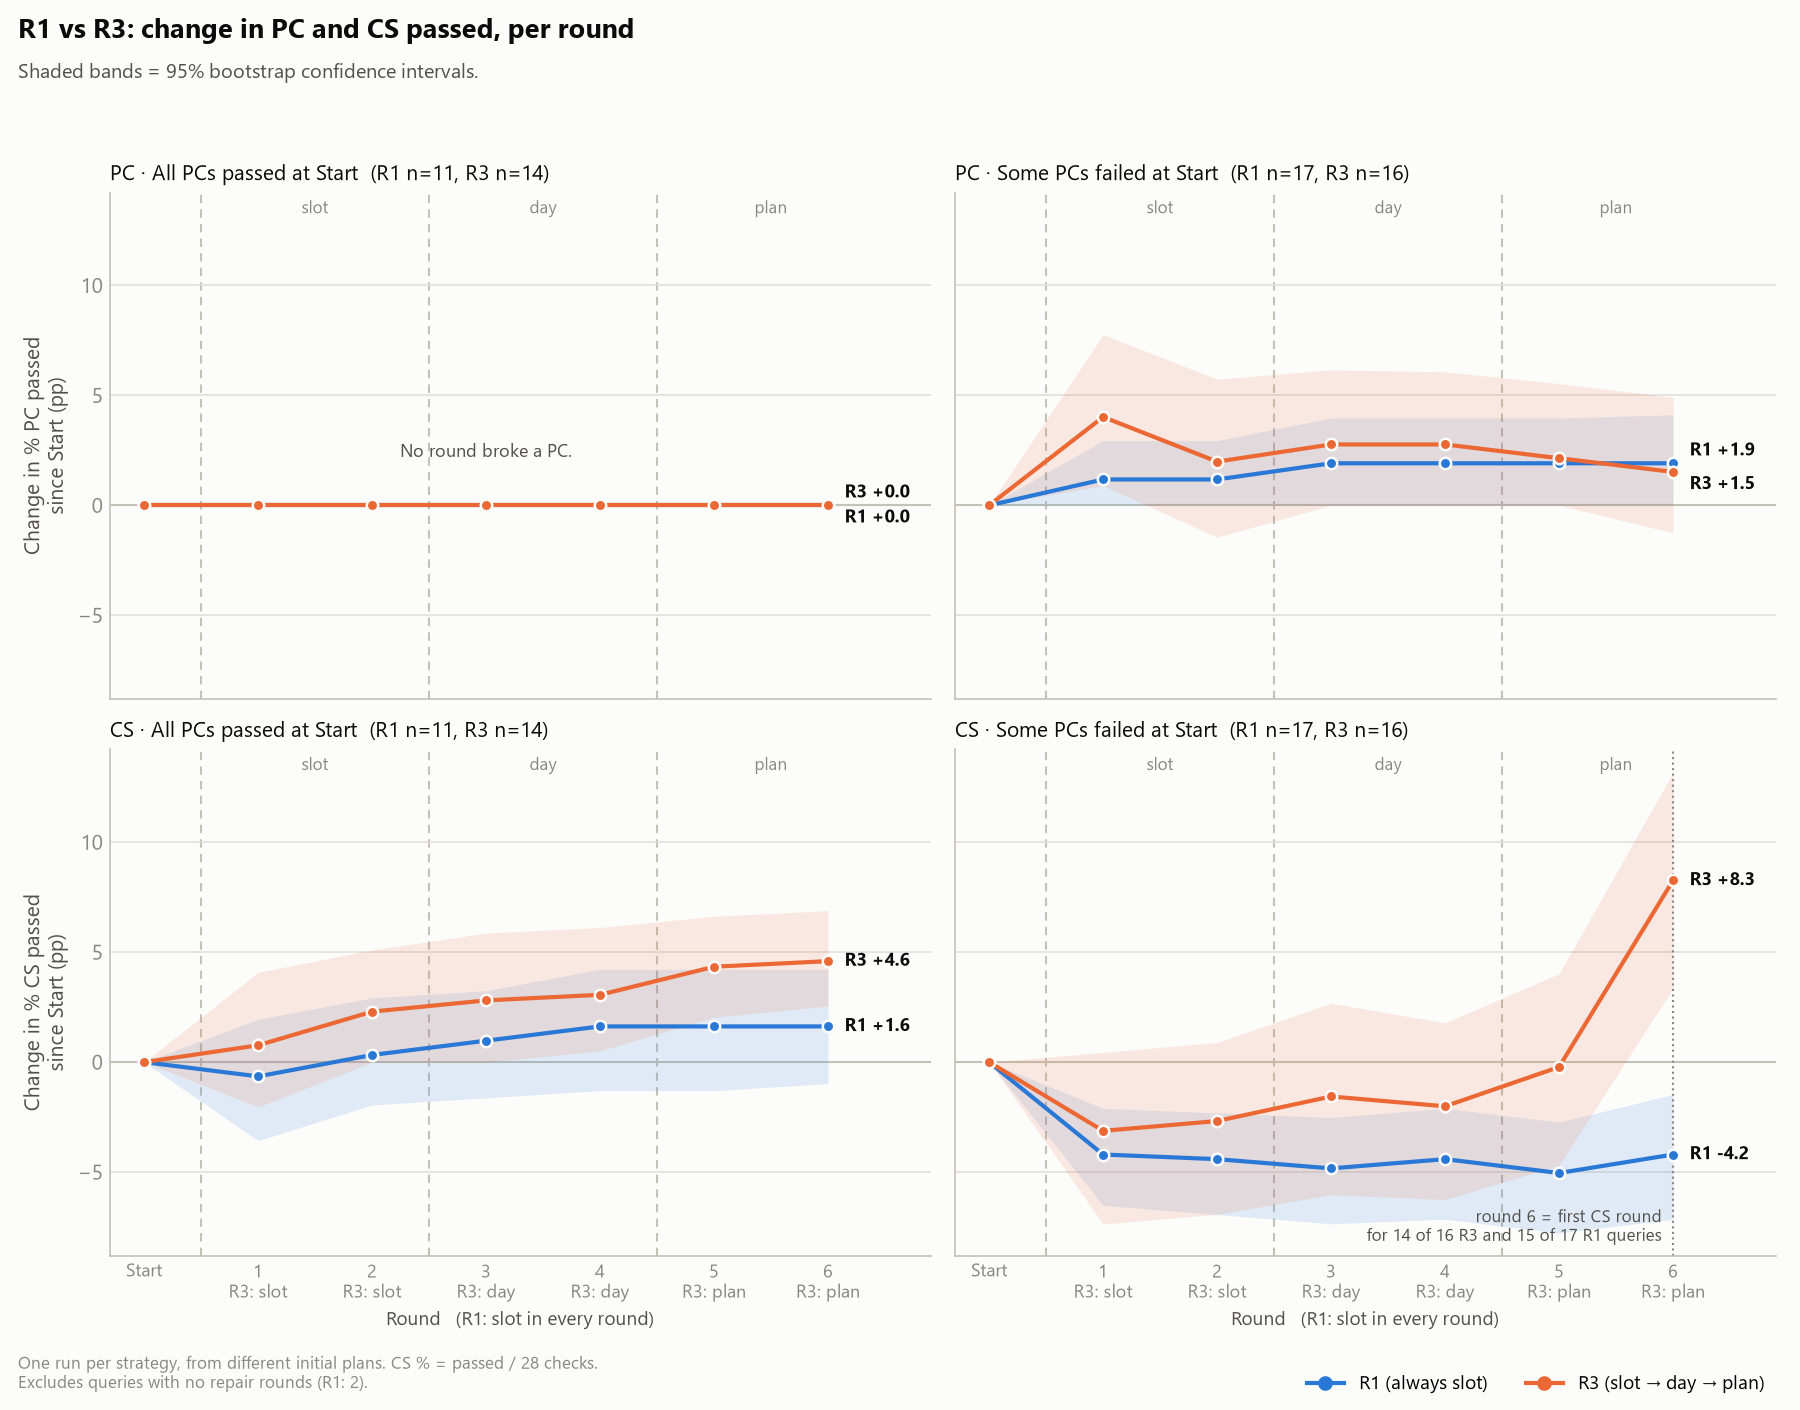

This chart was generated by the following Python code:
"""R1 vs R3 scope effect graph: change in % PC and % CS passed since Start, per round.

R1 edits at slot scope in every round. R3 edits at slot scope in rounds 1-2, day scope in
rounds 3-4 and plan scope in rounds 5-6. Rounds 1-2 thus compare two slot-scope strategies.

Layout (2 x 2): rows are PC and CS; columns are the phase pattern of each query.
  - cs_first: all PCs passed at Start, so the loop repairs CS errors from round 1
    (shared_repair_loop.run_repair_loop picks the phase per round; PC has priority only
    when a PC fails). Only the scope changes between rounds.
  - pc_first: some PC failed at Start, so PC rounds come first. For most of these queries,
    round 6 is the first CS round, so the scope and the phase change in the same round.
  Queries with no repair rounds (the initial plan passed) are excluded.

Definitions (the same as R3_VS_R0_scoping_effect.py):
  - State after a round: the accepted plan after that round (checkpoint repair_history;
    verification.translated_plan). A query that stopped earlier keeps its last plan.
  - Scoring: the benchmark functions eval_exp.py uses (score_plans in
    scripts/result_analysis/build_test_result_tables.py), with the constraints of
    benchmark_eval/<strategy>-*/evaluation_population.json. A PC the evaluator cannot
    evaluate counts as failed. CS % passed = 1 - failed / 28 (every plan has the same 28 checks).
  - Line: per-query mean change since Start (pp). Band: 95% bootstrap CI over queries
    (4000 resamples, fixed seed).

Reads only saved run files (no model calls). matplotlib is not a project dependency, so run:
  uv run --no-sync --with matplotlib python test_result_analysis/R3/scoping_effect/R1vR3_scope_effect_graph.py
  (--no-sync keeps uv from changing the project venv.)
Output: R1vR3_scope_effect_graph.png in the same folder as this script.
"""
import argparse
import random
import sys
from collections import Counter
from pathlib import Path

HERE = Path(__file__).resolve().parent
REPO = HERE.parents[2]
if str(REPO) not in sys.path:
    sys.path.insert(0, str(REPO))

import matplotlib  # noqa: E402

matplotlib.use("Agg")
import matplotlib.pyplot as plt  # noqa: E402

import scripts.result_analysis.build_test_result_tables as builder  # noqa: E402
from chinatravel.evaluation.repair_comparison import pair_path  # noqa: E402

## score_plans reads builder.REPO to find output_schema.json.
builder.REPO = REPO

ROUNDS = list(range(7))  # 0 = Start
R3_SCOPE = ["", "slot", "slot", "day", "day", "plan", "plan"]
CS_TOTAL = 28
PATTERNS = {"cs_first": "All PCs passed at Start", "pc_first": "Some PCs failed at Start"}

R1_COLOR, R3_COLOR = "#2a78d6", "#eb6834"
INK, INK2, MUTED = "#0b0b0b", "#52514e", "#898781"
GRID, AXIS, SURF = "#e1e0d9", "#c3c2b7", "#fcfcfb"


## ---------- loading and scoring ----------

def states_by_round(checkpoint):
    """Loop verification of the accepted plan after each round 0..6, and the phase letters
    ('p' personal, 'c' commonsense) of the rounds that ran."""
    history = checkpoint["repair_history"]
    current = history[0].get("verification") or {}
    states, phases = {0: current}, []
    for entry in history[1:]:
        attempt = entry.get("repair_attempt") or {}
        if entry.get("accepted"):
            current = entry.get("verification") or {}
        step = attempt.get("step", entry.get("step"))
        if step not in ROUNDS[1:]:
            raise SystemExit(f"Round step {step!r} is outside rounds 1-6; this script expects a 6-round budget")
        states[step] = current
        phases.append((attempt.get("repair_phase") or "?")[0])
    for r in ROUNDS[1:]:
        states.setdefault(r, states[r - 1])
    return states, "".join(phases)


def load_run(root):
    """One row per query: phase pattern, first CS round, and change since Start of % PC / % CS passed."""
    manifest = builder.load_json(root / "run_manifest.json")
    strategy = manifest["repair_strategies_requested"][0]
    references = builder.load_json(builder.benchmark_dir(root, strategy) / "evaluation_population.json")["queries"]
    ids = manifest["query_uids"]
    states, phases = {}, {}
    for uid in ids:
        states[uid], phases[uid] = states_by_round(builder.load_json(pair_path(root, uid, strategy)))
    language = manifest.get("language", "en")
    scores = {r: builder.score_plans(
                  ids, references,
                  {uid: builder.plan_or_empty(states[uid][r].get("translated_plan")) for uid in ids}, language)
              for r in ROUNDS}
    rows = []
    for uid in ids:
        pc = [scores[r][uid]["pc"] for r in ROUNDS]
        pc = [100 * sum(map(bool, p)) / len(p) if p else 100.0 for p in pc]
        cs = [100 * (1 - len(scores[r][uid]["cs_failed"]) / CS_TOTAL) for r in ROUNDS]
        ph = phases[uid]
        rows.append(dict(
            pattern="cs_first" if ph[:1] == "c" else ("pc_first" if ph else "none"),
            first_cs=(ph.find("c") + 1) if "c" in ph else None,
            pc=[v - pc[0] for v in pc], cs=[v - cs[0] for v in cs]))
    return rows


def mean_ci(values, n_boot=4000, seed=0):
    """Mean and 95% percentile bootstrap CI."""
    mean = sum(values) / len(values)
    rng = random.Random(seed)
    boots = sorted(sum(rng.choice(values) for _ in values) / len(values) for _ in range(n_boot))
    return mean, boots[int(0.025 * n_boot)], boots[int(0.975 * n_boot) - 1]


## ---------- plot ----------

def plot(data, out_path):
    plt.rcParams.update({
        "font.family": ["Segoe UI", "DejaVu Sans"], "font.size": 10,
        "axes.edgecolor": AXIS, "axes.labelcolor": INK2, "xtick.color": MUTED, "ytick.color": MUTED,
        "axes.facecolor": SURF, "figure.facecolor": SURF, "axes.spines.top": False, "axes.spines.right": False,
    })
    fig, axes = plt.subplots(2, 2, figsize=(12, 9.4), sharex=True, sharey=True)
    colors = {"R1": R1_COLOR, "R3": R3_COLOR}
    for col, pattern in enumerate(PATTERNS):
        for row_i, (key, name) in enumerate((("pc", "PC"), ("cs", "CS"))):
            ax = axes[row_i, col]
            ax.axhline(0, color=AXIS, lw=1, zorder=1)
            ## Light lines where R3's scope phase starts: slot (round 1), day (round 3), plan (round 5).
            for x, scope in ((0.5, "slot"), (2.5, "day"), (4.5, "plan")):
                ax.axvline(x, color=AXIS, lw=1, ls=(0, (4, 3)), zorder=0)
                ax.text(x + 1, 0.985, scope, transform=ax.get_xaxis_transform(),
                        ha="center", va="top", fontsize=8, color=MUTED)
            ends = {}
            for label, color in colors.items():
                rows = [r for r in data[label] if r["pattern"] == pattern]
                stats = [mean_ci([row[key][r] for row in rows], seed=r) for r in ROUNDS]
                ax.fill_between(ROUNDS, [s[1] for s in stats], [s[2] for s in stats],
                                color=color, alpha=0.13, lw=0, zorder=1)
                ax.plot(ROUNDS, [s[0] for s in stats], color=color, lw=2, marker="o", ms=5.5,
                        mec=SURF, mew=1.2, zorder=3)
                ends[label] = stats[-1][0]
            ## End labels: move them apart when the two lines end close together.
            close = abs(ends["R1"] - ends["R3"]) < 1.2
            higher = max(ends, key=lambda k: (ends[k], k == "R3"))
            for label, value in ends.items():
                dy = (6 if label == higher else -6) if close else 0
                ax.annotate(f"{label} {value:+.1f}", (6, value), xytext=(8, dy), textcoords="offset points",
                            va="center", fontsize=8.5, color=INK, fontweight="bold")
            if key == "pc" and pattern == "cs_first":
                ax.text(3, 2.2, "No round broke a PC.", ha="center", fontsize=8.5, color=INK2)
            n1 = sum(r["pattern"] == pattern for r in data["R1"])
            n3 = sum(r["pattern"] == pattern for r in data["R3"])
            ax.set_title(f"{name} · {PATTERNS[pattern]}  (R1 n={n1}, R3 n={n3})",
                         loc="left", fontsize=10, color=INK)
            ax.grid(axis="y", color=GRID, lw=0.8)
            ax.set_axisbelow(True)
            ax.tick_params(length=0)
            ax.set_xlim(-0.3, 6.9)
            if col == 0:
                ax.set_ylabel(f"Change in % {name} passed\nsince Start (pp)")
    for ax in axes[1]:
        ax.set_xticks(ROUNDS, ["Start"] + [f"{r}\nR3: {R3_SCOPE[r]}" for r in ROUNDS[1:]], fontsize=8.5)
        ax.set_xlabel("Round   (R1: slot in every round)", fontsize=9)

    ## Mark where the CS phase starts for the pc_first queries.
    first_cs = {k: Counter(r["first_cs"] for r in rows if r["pattern"] == "pc_first") for k, rows in data.items()}
    ax = axes[1, 1]
    ax.axvline(6, color=MUTED, lw=1, ls=":", zorder=1)
    ax.text(5.9, 0.02, f"round 6 = first CS round\nfor {first_cs['R3'][6]} of {sum(first_cs['R3'].values())} R3 "
            f"and {first_cs['R1'][6]} of {sum(first_cs['R1'].values())} R1 queries",
            transform=ax.get_xaxis_transform(), ha="right", va="bottom", fontsize=8, color=INK2)

    h = fig.get_figheight()
    fig.suptitle("R1 vs R3: change in PC and CS passed, per round",
                 x=0.01, ha="left", va="top", fontsize=13, color=INK, fontweight="bold", y=1 - 0.12 / h)
    fig.text(0.01, 1 - 0.42 / h,
             "Shaded bands = 95% bootstrap confidence intervals.",
             ha="left", va="top", fontsize=9.5, color=INK2)
    excluded = ", ".join(f"{k}: {n}" for k in data if (n := sum(r["pattern"] == "none" for r in data[k])))
    fig.text(0.01, 0.012,
             f"One run per strategy, from different initial plans. CS % = passed / {CS_TOTAL} checks."
             + (f"\nExcludes queries with no repair rounds ({excluded})." if excluded else ""),
             ha="left", va="bottom", fontsize=8, color=MUTED)
    fig.legend(handles=[plt.Line2D([], [], color=R1_COLOR, lw=2, marker="o", label="R1 (always slot)"),
                        plt.Line2D([], [], color=R3_COLOR, lw=2, marker="o", label="R3 (slot → day → plan)")],
               loc="lower right", bbox_to_anchor=(0.99, 0.0), ncol=2, frameon=False, fontsize=9)
    fig.tight_layout(rect=(0, 0.04, 1, 1 - 0.62 / h))
    fig.savefig(out_path, dpi=150)
    plt.close(fig)


def main(argv=None):
    parser = argparse.ArgumentParser(description=__doc__, formatter_class=argparse.RawDescriptionHelpFormatter)
    parser.add_argument("--r1", type=Path, default=REPO / "experiments/subset_test-r1", help="R1 run directory")
    parser.add_argument("--r3", type=Path, default=REPO / "experiments/subset_test-r3", help="R3 run directory")
    parser.add_argument("--output", type=Path, default=HERE / "R1vR3_scope_effect_graph.png")
    args = parser.parse_args(argv)
    data = {"R1": load_run(args.r1), "R3": load_run(args.r3)}
    plot(data, args.output)
    print(f"wrote {args.output}")


if __name__ == "__main__":
    main()
